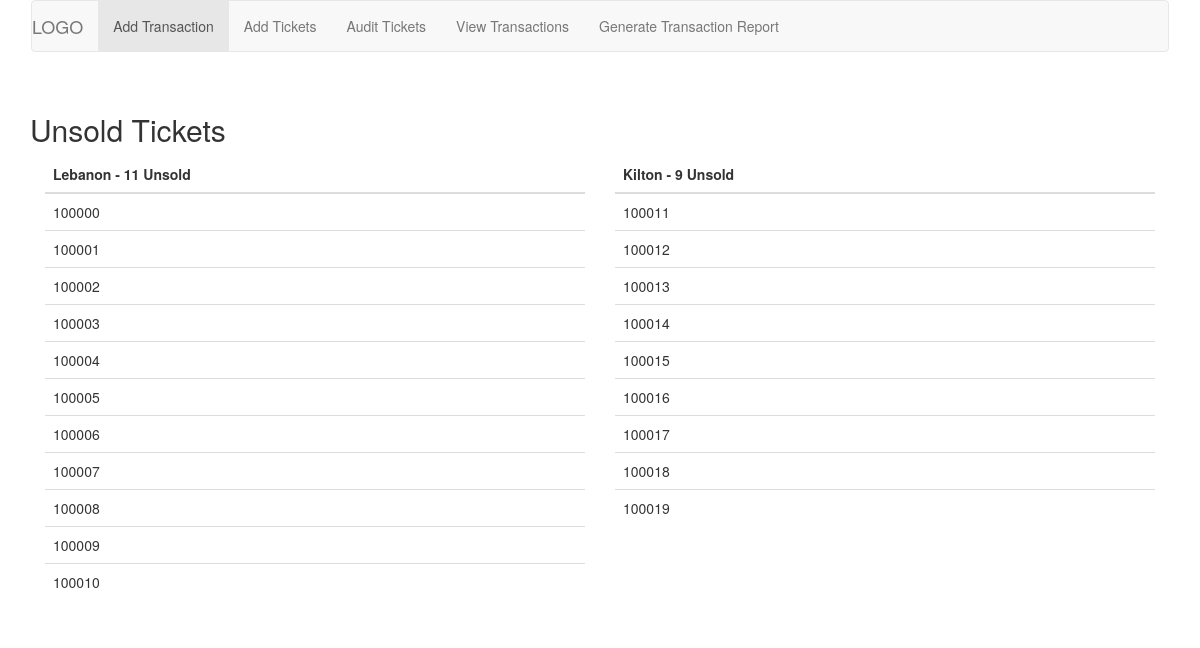
Before: /tickets/audit/ with the older database file.
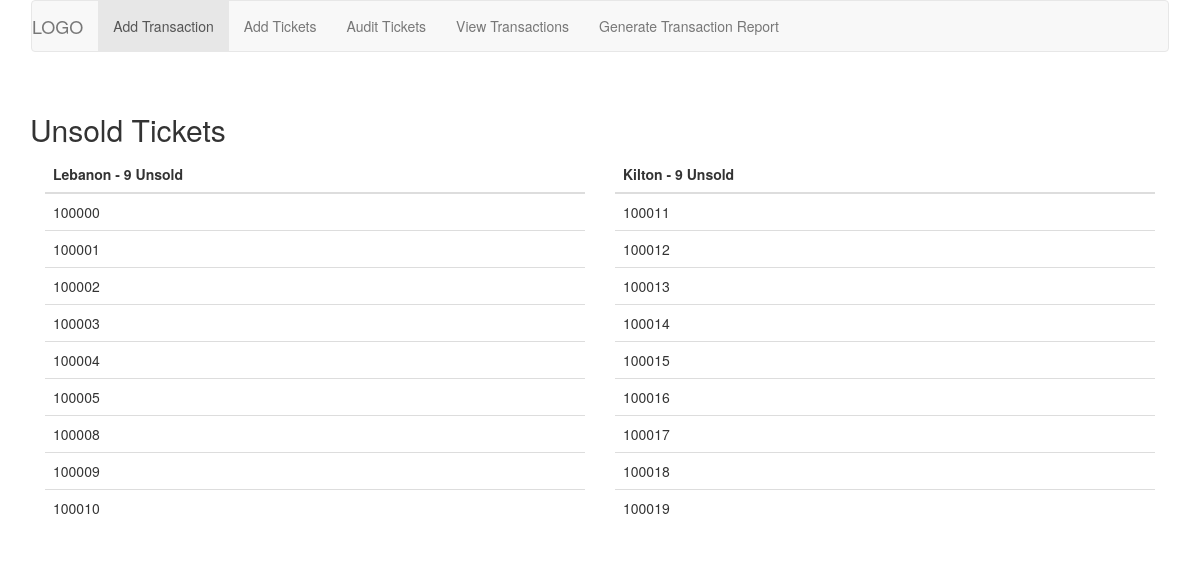
After: the same page with the newer database file.
### ticket_app/models.py (models this page shows, shortened)
class Tickets(models.Model):
    ticket_number = models.PositiveIntegerField(unique=True)
    date_entered = models.DateField(auto_now_add=True)
    sold = models.BooleanField(default=False)
    date_sold = models.DateField(blank=True, null=True)
    location = models.ForeignKey(Locations)

### ticket_app/views.py (the view)
class TicketAudit(generic.ListView):
    queryset = Tickets.objects.exclude(sold=True)
    context_object_name = "tickets"
    template_name = "ticket_app/ticket_audit.html"
    def get_context_data(self, **kwargs):
        context = super(TicketAudit, self).get_context_data(**kwargs)
        context['leb_tickets'] = Tickets.objects.exclude(sold=True).filter(location=1).order_by('ticket_number')
        context['kpl_tickets'] = Tickets.objects.exclude(sold=True).filter(location=2).order_by('ticket_number')
        return context

### ticket_app/templates/ticket_app/ticket_audit.html
{% include "ticket_app/header.html" %}
<h2>Unsold Tickets</h2>
<div class="col-sm-6">
    <table class="table">
        <thead>
            <tr>
                <th>Lebanon - {{ leb_tickets | length }} Unsold</th>
            </tr>
        </thead>
        <tbody>
            {% for t in leb_tickets %}
            <tr>
                <td>{{ t.ticket_number }}</td>
            </tr>
            {% endfor %}
        </tbody>
    </table>
</div>
<div class="col-sm-6">
    <table class="table">
        <thead>
            <tr>
                <th>Kilton - {{ kpl_tickets | length }} Unsold</th>
            </tr>
        </thead>
        <tbody>
            {% for t in kpl_tickets %}
            <tr>
                <td>{{ t.ticket_number }}</td>
            </tr>
            {% endfor %}
        </tbody>
    </table>
</div>
{% include "ticket_app/footer.html" %}

Changed rows visible on the page:
no longer on this page (row edited): Tickets: ticket_number "100006", shown under "Unsold Tickets"
no longer on this page (row edited): Tickets: ticket_number "100007", shown under "Unsold Tickets"
Other visible differences:
{{ leb_tickets | length }}: "11" → "9"
